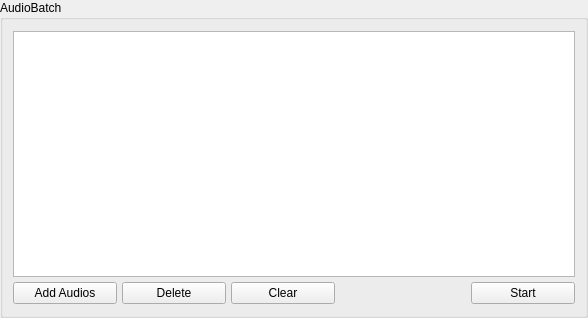
<?xml version="1.0" encoding="UTF-8"?>
<ui version="4.0">
 <class>AudioBatchEnc</class>
 <widget class="QWidget" name="AudioBatchEnc">
  <property name="geometry">
   <rect>
    <x>0</x>
    <y>0</y>
    <width>588</width>
    <height>318</height>
   </rect>
  </property>
  <property name="acceptDrops">
   <bool>true</bool>
  </property>
  <property name="windowTitle">
   <string>Form</string>
  </property>
  <layout class="QVBoxLayout" name="verticalLayout">
   <property name="spacing">
    <number>0</number>
   </property>
   <property name="leftMargin">
    <number>0</number>
   </property>
   <property name="topMargin">
    <number>0</number>
   </property>
   <property name="rightMargin">
    <number>0</number>
   </property>
   <property name="bottomMargin">
    <number>0</number>
   </property>
   <item>
    <widget class="QGroupBox" name="groupBoxAudioBatch">
     <property name="title">
      <string>AudioBatch</string>
     </property>
     <layout class="QHBoxLayout" name="horizontalLayout_3">
      <property name="spacing">
       <number>4</number>
      </property>
      <property name="leftMargin">
       <number>4</number>
      </property>
      <property name="topMargin">
       <number>5</number>
      </property>
      <property name="rightMargin">
       <number>4</number>
      </property>
      <property name="bottomMargin">
       <number>5</number>
      </property>
      <item>
       <widget class="QWidget" name="widgetAudioBatch" native="true">
        <layout class="QVBoxLayout" name="verticalLayout_6">
         <property name="spacing">
          <number>5</number>
         </property>
         <property name="leftMargin">
          <number>6</number>
         </property>
         <property name="topMargin">
          <number>6</number>
         </property>
         <property name="rightMargin">
          <number>6</number>
         </property>
         <property name="bottomMargin">
          <number>6</number>
         </property>
         <item>
          <widget class="QListWidget" name="listViewAudioBatch">
           <property name="contextMenuPolicy">
            <enum>Qt::CustomContextMenu</enum>
           </property>
           <property name="acceptDrops">
            <bool>true</bool>
           </property>
          </widget>
         </item>
         <item>
          <layout class="QHBoxLayout" name="horizontalLayout_2">
           <item>
            <widget class="QPushButton" name="buttonAudioBatchAdd">
             <property name="enabled">
              <bool>true</bool>
             </property>
             <property name="minimumSize">
              <size>
               <width>104</width>
               <height>0</height>
              </size>
             </property>
             <property name="layoutDirection">
              <enum>Qt::LeftToRight</enum>
             </property>
             <property name="autoFillBackground">
              <bool>false</bool>
             </property>
             <property name="text">
              <string>Add Audios</string>
             </property>
             <property name="icon">
              <iconset resource="../res/resources.qrc">
               <normaloff>:/buttons/add.png</normaloff>:/buttons/add.png</iconset>
             </property>
             <property name="checkable">
              <bool>false</bool>
             </property>
             <property name="checked">
              <bool>false</bool>
             </property>
            </widget>
           </item>
           <item>
            <widget class="QPushButton" name="buttonAudioBatchDelete">
             <property name="enabled">
              <bool>true</bool>
             </property>
             <property name="minimumSize">
              <size>
               <width>104</width>
               <height>0</height>
              </size>
             </property>
             <property name="layoutDirection">
              <enum>Qt::LeftToRight</enum>
             </property>
             <property name="text">
              <string>Delete</string>
             </property>
             <property name="icon">
              <iconset resource="../res/resources.qrc">
               <normaloff>:/buttons/cross.png</normaloff>:/buttons/cross.png</iconset>
             </property>
            </widget>
           </item>
           <item>
            <widget class="QPushButton" name="buttonAudioBatchClear">
             <property name="enabled">
              <bool>true</bool>
             </property>
             <property name="minimumSize">
              <size>
               <width>104</width>
               <height>0</height>
              </size>
             </property>
             <property name="text">
              <string>Clear</string>
             </property>
             <property name="icon">
              <iconset resource="../res/resources.qrc">
               <normaloff>:/buttons/erase.png</normaloff>:/buttons/erase.png</iconset>
             </property>
            </widget>
           </item>
           <item>
            <spacer name="horizontalSpacer_2">
             <property name="orientation">
              <enum>Qt::Horizontal</enum>
             </property>
             <property name="sizeHint" stdset="0">
              <size>
               <width>40</width>
               <height>20</height>
              </size>
             </property>
            </spacer>
           </item>
           <item>
            <widget class="QPushButton" name="buttonAudioBatchStart">
             <property name="enabled">
              <bool>true</bool>
             </property>
             <property name="minimumSize">
              <size>
               <width>104</width>
               <height>0</height>
              </size>
             </property>
             <property name="text">
              <string>Start</string>
             </property>
             <property name="icon">
              <iconset resource="../res/resources.qrc">
               <normaloff>:/buttons/play.png</normaloff>:/buttons/play.png</iconset>
             </property>
            </widget>
           </item>
          </layout>
         </item>
        </layout>
       </widget>
      </item>
     </layout>
    </widget>
   </item>
  </layout>
 </widget>
 <resources>
  <include location="../res/resources.qrc"/>
 </resources>
 <connections/>
</ui>
